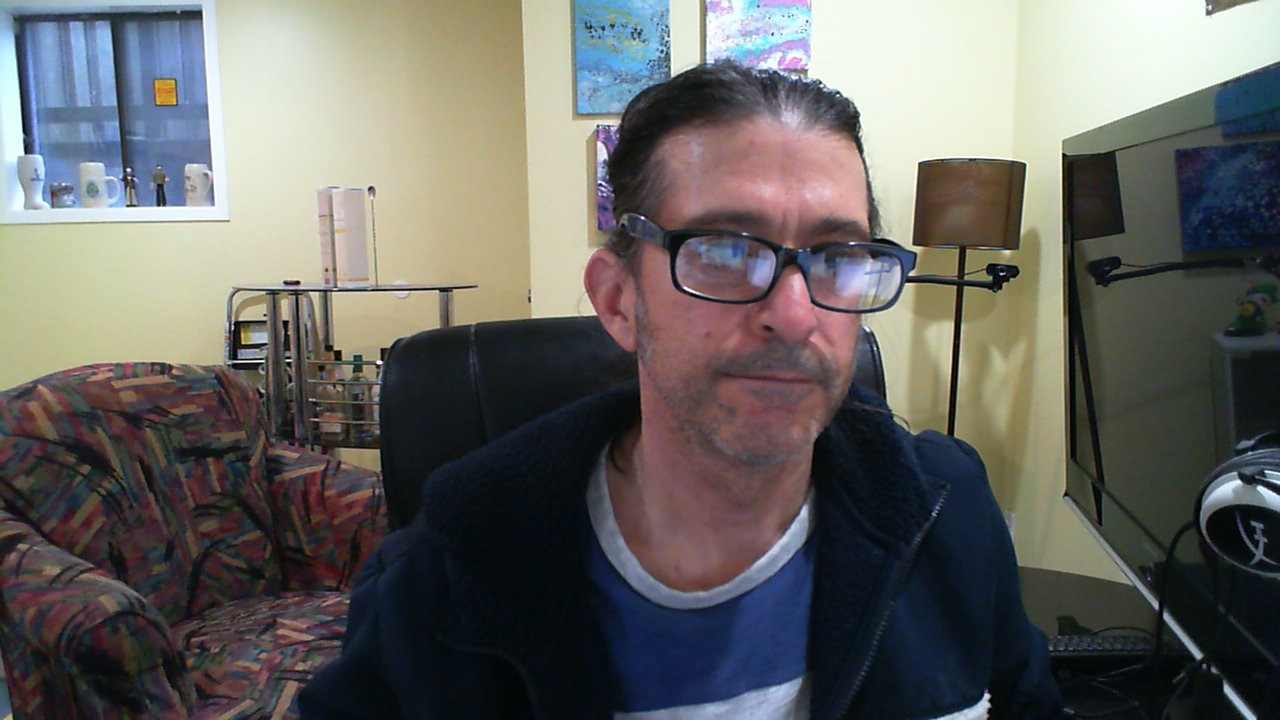
#> input picture real/10Cr.jpg, 1280 x 720 px, found by its file name; its folder holds 4 pictures in this run
$ jupyter execute FakeFaceDetection.ipynb
#> lines starting #> are read from the running program, lines starting #| are printed output that depends on the picture; long printed decimals are rounded; pictures that were not available may be replaced by others from this repository, and a replacement may not be noted
# Project - Fake Face Detection
Andrew Brown - 20070987 - 17amb@queensu.ca

My understanding of the project:
Input: a SET of 3 face images (left, center, right), the set is either all REAL or all FAKE
Output: predict if the entire set is real or fake

Method:
1. haar-cascade detection to isolate the face in each image, crop this image
2. Using SIFT, match the cropped image with the left and right (take note of how many matches)
if there are low matches, this is an indicator the image is REAL
high matches indicate FAKE because the planar face allows for it
3. Take homography and perspective transform of the center image to the left and right
if we are not able to find a match ... suggestes real image since we could not transform to the non planar destination

Assumptions:
1. the images are organized as (n{C}, n{L}, n{R} ... ) for reading in images i am using the letters {} to determine which image it is
2. Dataset was missing 1Lr (i duplicated 12Lr and made it 1Lr for completeness)
3. if a center image isnt detected properly using haar cascades (for image cropping) then the entire set must be discarded, or fixed

Editing comment for github exercise

[cell 1]
from __future__ import print_function
import cv2
import sys
import os
from os.path import isfile, join
import numpy as np
import matplotlib
from matplotlib import pyplot as plt
import argparse

[cell 2]
# CONSTANTS
REAL_FACES_DIR = 'C:\\Users\\prof.brown\\Desktop\\OneDrive\\QueensUniversity\\FourthYear\\FirstSemester\\ELEC474\\Project_Brown\\real'
FAKE_FACES_DIR = 'C:\\Users\\prof.brown\\Desktop\\OneDrive\\QueensUniversity\\FourthYear\\FirstSemester\\ELEC474\\Project_Brown\\fake'
# Paths will need to change root directory

# paths have double backslash for windows dir
# discovered_ratio = 0.00015 # anything below is real
discovered_ratio = 0.00034
answer = [1, 1, 1, 1, 1, 1, 1, 1, 1, 1, 1, 1, -1, -1, -1, -1, -1, -1, -1, -1, -1, -1, -1, -1]
#answer = [1, 1, 1, 1, 1, -1, -1, -1, -1, -1]

[cell 3]
def cascade_crop(img_path):
    """
    Using a haar-cascade, iterate through each center image, detect a face and crop the image
    """
    # Load the cascade
    face_cascade = cv2.CascadeClassifier('haarcascade_frontalface_default.xml')
    # Read the input image
    img = cv2.imread(img_path)
    img = cv2.cvtColor(img, cv2.COLOR_BGR2RGB)  # handles pyplot printing issues
    # Convert into grayscale
    gray = cv2.cvtColor(img, cv2.COLOR_BGR2GRAY)
    # Detect faces
    faces = face_cascade.detectMultiScale(gray, 1.1, 4, cv2.CASCADE_FIND_BIGGEST_OBJECT)

    try:
        (a, b, c, d) = faces[0]
    except:
        print("unable to find any faces in center image: ")
        print(img_path)
        return -1

    # only take the biggest rectangle -> case handling if more than one detection

    max_area = 0
    for face in faces:
        area = face[2] * face[3]  # w * h
        if area > max_area:
            biggest_face = [face]  # [] allows it to be unpacked

    # Draw rectangle around the faces

    (x, y, w, h) = biggest_face[0]
    crop_img = gray[y:y+h, x:x+w]
    # cv2.rectangle(img, (x, y), (x+w, y+h), (255, 0, 0), 2)
    # Display the output
    #plt.imshow(crop_img, cmap='gray')
    #plt.show()
    return crop_img

[cell 4]
def parse_imgs(DIR, DIR2):
    """
    Going through two directories DIR, DIR2 (real and fake respectively)
    load each file name to be tested
    """
    center = []
    left = []
    right = []
    for filename in os.listdir(DIR):
        if filename.endswith(".jpg") or filename.endswith(".png"):  # if the file is a picture
            if 'C' in filename:  # center
                center.append(os.path.join(DIR, filename))
            elif 'L' in filename:  # left
                left.append(os.path.join(DIR, filename))
            elif 'R' in filename:  # right
                right.append(os.path.join(DIR, filename))
            else:
                pass
#> pass 2 of the loop in parse_imgs, `for filename in os.listdir(DIR):`:
    for filename in os.listdir(DIR2):
        if filename.endswith(".jpg") or filename.endswith(".png"):  # if the file is a picture
            if 'C' in filename:  # center
                center.append(os.path.join(DIR2, filename))
            elif 'L' in filename:  # left
                left.append(os.path.join(DIR2, filename))
            elif 'R' in filename:  # right
                right.append(os.path.join(DIR2, filename))
            else:
                pass
    return center, left, right

[cell 5]
# [44 lines left out: function matching, not called in this run]

[cell 6]
def matching_exploration(img1, img2, pix):
    """
    Identical to matching SIFT function but returns amount of matches for calculating ratio
    """
    # instantiate feature detector SIFT
    sift = cv2.SIFT_create()
    img1_keypoints, img1_descriptors = sift.detectAndCompute(img1, None)
    img2_keypoints, img2_descriptors = sift.detectAndCompute(img2, None)

    # Create brute force matches
    bf = cv2.BFMatcher()

    # match descriptors
    matches = bf.knnMatch(img1_descriptors, img2_descriptors, k=2)

    # lowe's ratio
    good = []
    good_distance = []
    lowes = []  # to be returned for affine transformation
    distances = []

    for m,n in matches:
        distances.append(m.distance)
        if m.distance < 0.8*n.distance:
            good.append([m])  # for drawing
            lowes.append(m)  # return to affine transformation
    # [4 lines of commented-out code are left out]
    length = len(good)
    return length

[cell 7]
# [27 lines left out: function perspective_transform, not called in this run]

[cell 8]
# [24 lines left out: function clockwise_test, not called in this run]

[cell 9]
def experiment_SIFT_matching(c, l, r, predictions, discovery):
    """
    Function to iterate in parallel fashion
    args: c (already in image format), l, r (both l and r are still directory paths to file names)

    Driver code for SIFT matching function. Filters results based on matches/amount of pixels
    """
    match_count = []
    pix = []
    for center_crop, left_img, right_img in zip(c, l, r):
        pix_area = center_crop.shape[0] * center_crop.shape[1]
        pix.append(pix_area)
        pix.append(pix_area)

        in_left = cv2.imread(left_img)
        in_left = cv2.cvtColor(in_left, cv2.COLOR_BGR2GRAY)
        count_left = matching_exploration(center_crop, in_left, pix_area)
        match_count.append(count_left)

        in_right = cv2.imread(right_img)
        in_right = cv2.cvtColor(in_right, cv2.COLOR_BGR2GRAY)
        count_right = matching_exploration(center_crop, in_right, pix_area)
        match_count.append(count_right)

        if (count_left/pix_area > discovery) and (count_right/pix_area > discovery):  # image should have homography applied
            predictions.append(0)  # undetermined
            print("probably fake, needs homography")
        else:
            predictions.append(1)  # real
            print("predicting real")

    match_count = np.asarray(match_count)
    pix = np.asarray(pix)

    ratios = np.divide(match_count, pix)
    # two ratios per each set, if either is less than

    var = np.var(ratios)
    sigma = np.std(ratios)
    two_sigma = 2 * sigma

    m, b = np.polyfit(pix, match_count, 1)
    plt.title("pixel count/area vs number of matches")
    plt.scatter(pix, match_count)

    plt.plot(pix, m*pix + b)
    plt.show()

    ratio = np.mean(ratios)
    print("ratio - sigma: " + str(ratio - sigma))
    print("ratio: " + '\t\t' + str(ratio))
    print("ratio + sigma: " + str(ratio + sigma))
    return predictions

[cell 10]
def experiment_homography(c, l, r, predictions):
    """
    Function to iterate in parallel fashion
    args: c (already in image format), l, r (both l and r are still directory paths to file names)

    Driver code for perspective transform function. Classifies based on four corners transformation
    """
    final_prediction = []
    for center_crop, left_img, right_img, prediction in zip(c, l, r, predictions):
        if prediction == 1:  # prediction has been determined real, don't need homography
            final_prediction.append(1)
            continue
        in_left = cv2.imread(left_img)
        in_left = cv2.cvtColor(in_left, cv2.COLOR_BGR2GRAY)
        out_left = perspective_transform(center_crop, in_left)

        in_right = cv2.imread(right_img)
        in_right = cv2.cvtColor(in_right, cv2.COLOR_BGR2GRAY)
        out_right = perspective_transform(center_crop, in_right)
        if (out_left > 0) and (out_right > 0):
            final_prediction.append(-1)
            print("fake image")
        else:
            final_prediction.append(1)
            print("real image")
    return final_prediction

[cell 11]
def confusion_matrix(ans, pred):
    """
    input: bit vector of answers and predictions
    create confusion matrix based off predictions
    1 = real image
    -1 = fake image
    """
    tp = 0
    fp = 0
    tn = 0
    fn = 0
    for a, p in zip(ans, pred):
        if a == 1 and p == 1:
            tp = tp + 1
        elif a == -1 and p == 1:
            fp = fp + 1
        elif a == -1 and p == -1:
            tn = tn + 1
        elif a == 1 and p == -1:
            fn = fn + 1
    precision = tp / (tp + fp)
    recall = tp / (tp + fn)
    print(str(tn) + '\t' + str(fp))
    print(str(fn) + '\t' + str(tp))
    print("precision: " + str(precision))
    print("recall: " + str(recall))
    return

[cell 12]
c_unknown, l_unknown, r_unknown = parse_imgs(REAL_FACES_DIR, FAKE_FACES_DIR)
#c_fake, l_fake, r_fake = parse_imgs(FAKE_FACES_DIR)

[cell 13]
c_unknown_crop = []
predictions = []
for image in c_unknown:
    c_unknown_crop.append(cascade_crop(image))
#> in cascade_crop, img is the input picture: shape (720, 1280, 3); mean B, G, R 98.5, 101.5, 102.4
#> in cascade_crop, `faces = face_cascade.detectMultiScale(gray, 1.1, 4, cv2.CASCADE_FIND_B..`: faces = [[584, 107, 350, 350]]
#> in cascade_crop, `(a, b, c, d) = faces[0]`: a = 584; b = 107; c = 350
#> the loop in cascade_crop, `for face in faces:` made 1 pass
#> (area, biggest_face) on pass 1: (122500, [[584, 107, 350, 350]])
#> in cascade_crop, `(x, y, w, h) = biggest_face[0]`: x = 584; y = 107; w = 350
#> in cascade_crop, `crop_img = gray[y:y+h, x:x+w]`:
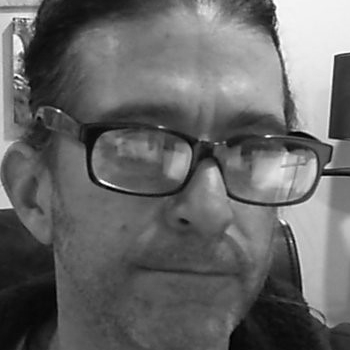
#> crop_img: shape (350, 350); min 0, max 255, mean 103.1
#> pass 2 of the loop `for image in c_unknown:`:
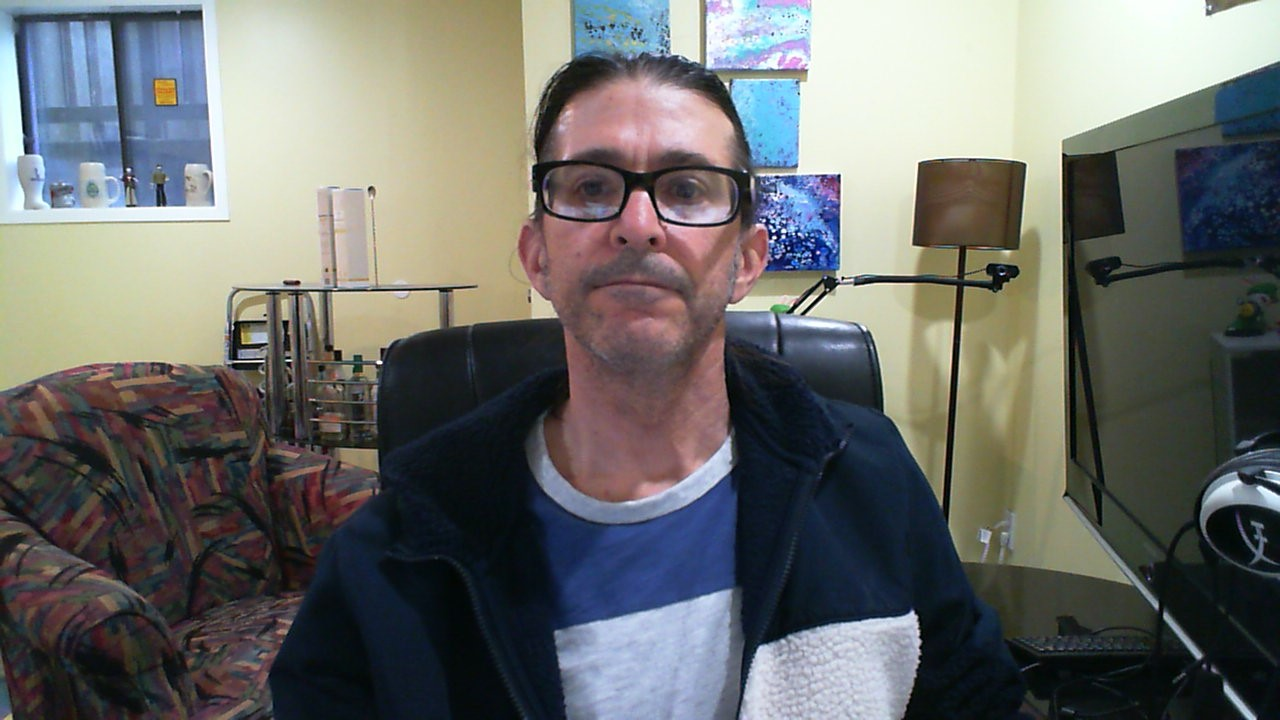
#> input picture real/11Cr.jpg, 1280 x 720 px, found by its file name
#> in cascade_crop, img is the input picture: shape (720, 1280, 3); mean B, G, R 107.1, 109.3, 107.7
#> in cascade_crop (call 2), `gray = cv2.cvtColor(img, cv2.COLOR_BGR2GRAY)`:
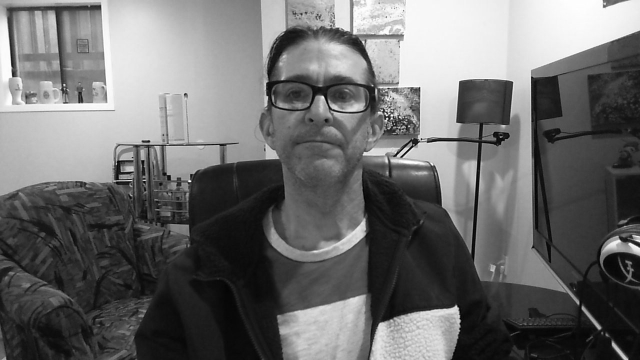
#> gray: shape (720, 1280) (shown at 1/2 size); min 0, max 255, mean 108.5
#> faces = [[508, 85, 256, 256]]
#> in cascade_crop (call 2), `(a, b, c, d) = faces[0]`: a = 508; b = 85; c = 256
#> the loop in cascade_crop (call 2), `for face in faces:` made 1 pass
#> (area, biggest_face) on pass 1: (65536, [[508, 85, 256, 256]])
#> x = 508; y = 85; w = 256
#> in cascade_crop (call 2), `crop_img = gray[y:y+h, x:x+w]`:
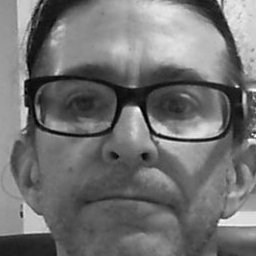
#> crop_img: shape (256, 256); min 0, max 254, mean 113.7
#for image in c_fake:
#    c_fake_crop.append(cascade_crop(image))

[cell 14]
predictions = []
sift_predictions = experiment_SIFT_matching(c_unknown_crop, l_unknown, r_unknown, predictions, discovered_ratio)
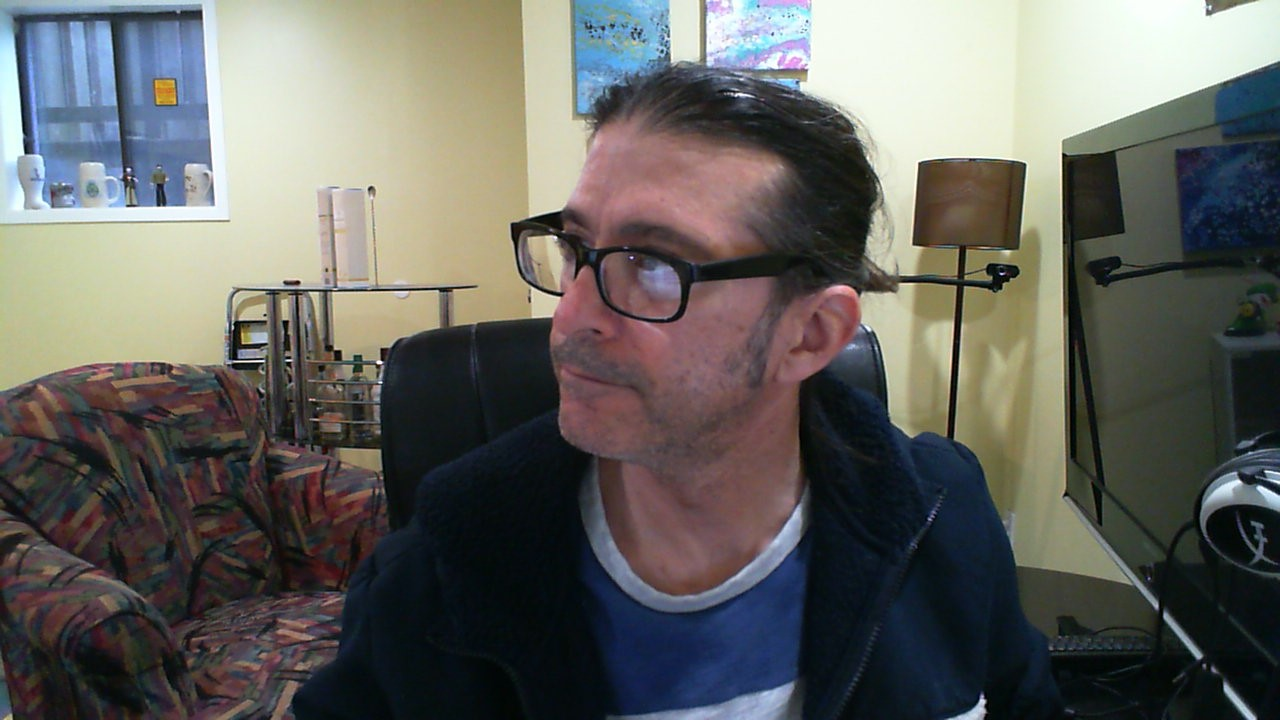
#> input picture real/10Lr.jpg, 1280 x 720 px, found by its file name
#> in experiment_SIFT_matching, in_left is the input picture: shape (720, 1280, 3); mean B, G, R 95.9, 100, 100.3
#> in experiment_SIFT_matching, `in_left = cv2.cvtColor(in_left, cv2.COLOR_BGR2GRAY)`:
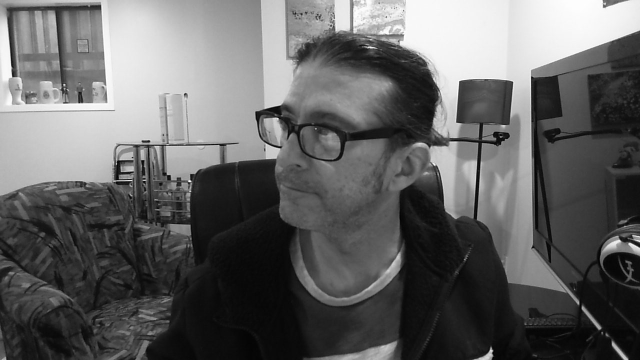
#> in_left: shape (720, 1280) (shown at 1/2 size); min 0, max 255, mean 99.6
#> in matching_exploration, `img1_keypoints, img1_descriptors = sift.detectAndCompute(img1, None)`: img1_keypoints = 407 keypoints; strongest (x, y, size): (58, 111, 2.2), (268, 136, 2.3), (113, 186, 2.2), (291, 241, 1.9)
#> in matching_exploration, `img2_keypoints, img2_descriptors = sift.detectAndCompute(img2, None)`: img2_keypoints = 2663 keypoints; strongest (x, y, size): (1001, 274, 1.9), (379, 362, 3.2), (128, 170, 2.6), (631, 257, 1.9)
#> in matching_exploration, `matches = bf.knnMatch(img1_descriptors, img2_descriptors, k=2)`: matches = 407 matches
#> after the loop in matching_exploration, `for m,n in matches:`: distances = 407 values, max 411.4 at index 200, min 52.87 at index 319, mean 258.7; good = 24 matches
#> in matching_exploration, `length = len(good)`: length = 24
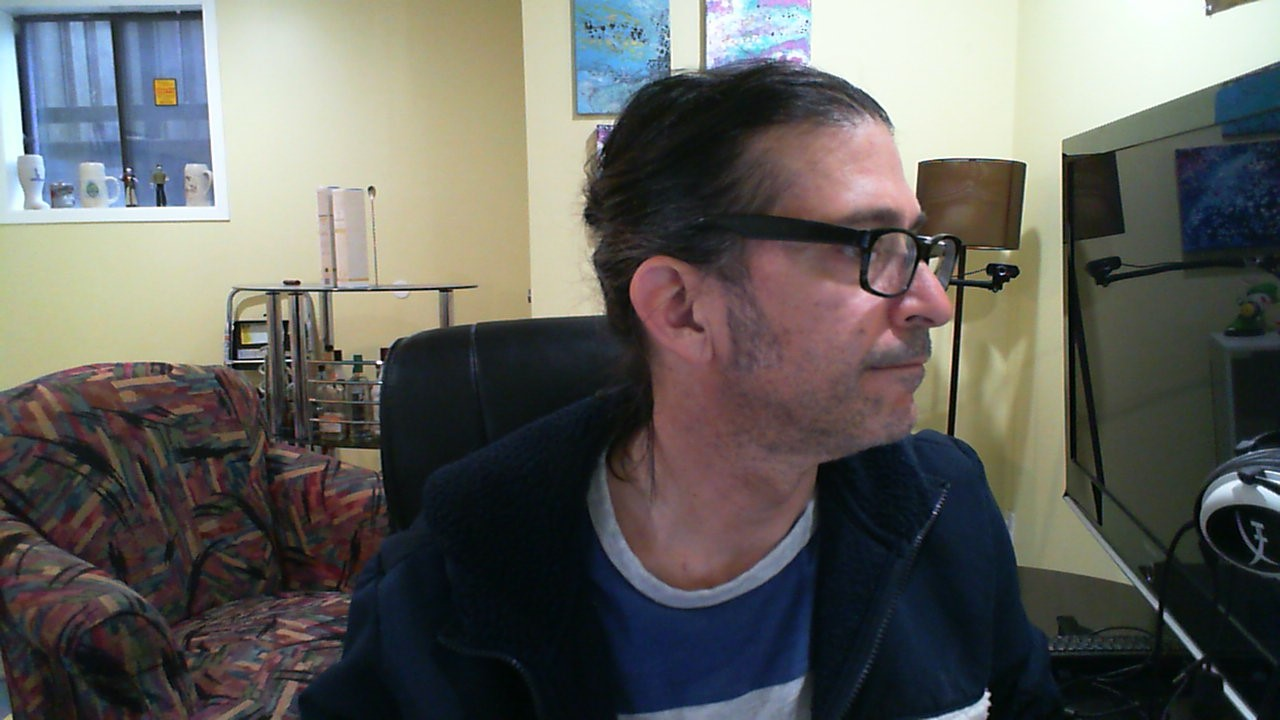
#> input picture real/10Rr.jpg, 1280 x 720 px, found by its file name
#> in experiment_SIFT_matching, in_right is the input picture: shape (720, 1280, 3); mean B, G, R 93.8, 97.8, 98.1
#> in experiment_SIFT_matching, `in_right = cv2.cvtColor(in_right, cv2.COLOR_BGR2GRAY)`:
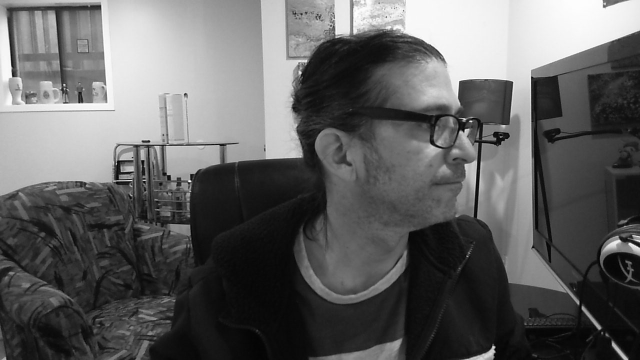
#> in_right: shape (720, 1280) (shown at 1/2 size); min 0, max 255, mean 97.5
#> in matching_exploration (call 2), `img2_keypoints, img2_descriptors = sift.detectAndCompute(img2, None)`: img2_keypoints = 2585 keypoints; strongest (x, y, size): (379, 362, 3.2), (128, 170, 2.6), (941, 243, 3), (987, 694, 4.2)
#> after the loop in matching_exploration (call 2), `for m,n in matches:`: distances = 407 values, max 409.2 at index 200, min 65.16 at index 153, mean 259.8; good = 18 matches
#> in experiment_SIFT_matching, `count_right = matching_exploration(center_crop, in_right, pix_area)`: count_right = 18
#> in experiment_SIFT_matching, `match_count = np.asarray(match_count)`: match_count = [24, 18]
#> in experiment_SIFT_matching, `ratios = np.divide(match_count, pix)`: ratios = [0.000196, 0.000147]
#> in experiment_SIFT_matching, `var = np.var(ratios)`: var = 6e-10
#> in experiment_SIFT_matching, `sigma = np.std(ratios)`: sigma = 2.45e-05
#> in experiment_SIFT_matching, `two_sigma = 2 * sigma`: two_sigma = 4.9e-05
#> in experiment_SIFT_matching, `m, b = np.polyfit(pix, match_count, 1)`: m = 8.57e-05; b = 10.5
#> in experiment_SIFT_matching, `plt.show()`:
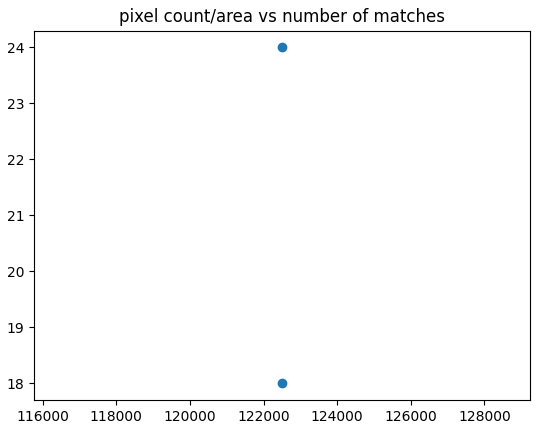
#> figure drawn by matplotlib, 1 panel
#> in experiment_SIFT_matching, `ratio = np.mean(ratios)`: ratio = 0.000171
#| ratio - sigma: 0.0001469
#| ratio: 		0.0001714
#| ratio + sigma: 0.0001959
#> sift_predictions = [1]
print(sift_predictions)
#| [1]

[cell 15]
print(sift_predictions)
#| [1]

[cell 16]
final_prediction = experiment_homography(c_unknown_crop, l_unknown, r_unknown, sift_predictions)
#> final_prediction = [1]

[cell 17]
final_prediction
#> Out = [1]

[cell 18]
confusion_matrix(answer, final_prediction)
#> the loop in confusion_matrix, `for a, p in zip(ans, pred):` made 1 pass
#> (a, p, tp) on pass 1: (1, 1, 1)
#> after the loop in confusion_matrix, `for a, p in zip(ans, pred):`: fn = 0; tp = 1
#| 0	0
#| 0	1
#| precision: 1.0
#| recall: 1.0
